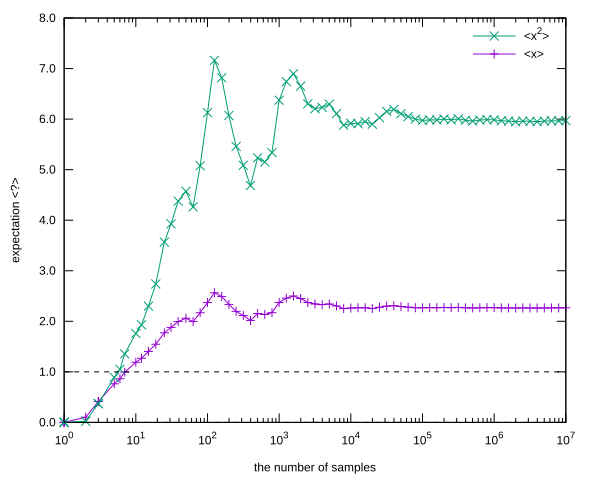

Reproduce this figure in gnuplot.
#!/usr/bin/gnuplot -persist
#
#    
#    	G N U P L O T
#    	Version 5.4 patchlevel 2    last modified 2021-06-01 
#    
#    	Copyright (C) 1986-1993, 1998, 2004, 2007-2021
#    	Thomas Williams, Colin Kelley and many others
#    
#    	gnuplot home:     http://www.gnuplot.info
#    	faq, bugs, etc:   type "help FAQ"
#    	immediate help:   type "help"  (plot window: hit 'h')

reset session

set terminal svg size 600,480 fixed enhanced font 'Arial,12' standalone mousing standalone butt dashlength 1.0 

unset clip points
set clip one
unset clip two
unset clip radial
set errorbars front 1.000000 
set border 31 front lt black linewidth 1.000 dashtype solid
set zdata 
set ydata 
set xdata 
set y2data 
set x2data 
set boxwidth
set boxdepth 0
set style fill  empty border
set style rectangle back fc  bgnd fillstyle   solid 1.00 border lt -1
set style circle radius graph 0.02 
set style ellipse size graph 0.05, 0.03 angle 0 units xy
set dummy x, y
set format x "{10}^{%L}" 
set format y "%.1f" 
set format x2 "% h" 
set format y2 "% h" 
set format z "% h" 
set format cb "% h" 
set format r "% h" 
set ttics format "% h"
set timefmt "%d/%m/%y,%H:%M"
set angles radians
set tics back
unset grid
unset raxis
set theta counterclockwise right
set style parallel front  lt black linewidth 2.000 dashtype solid
set key notitle
set key fixed right top vertical Left reverse enhanced autotitle nobox
set key invert samplen 4 spacing 1 width 0 height 0 
set key maxcolumns 0 maxrows 0
set key noopaque
unset label
unset arrow
unset style line
unset style arrow
set style histogram clustered gap 2 title textcolor lt -1
unset object
unset walls
set style textbox  transparent margins  1.0,  1.0 border  lt -1 linewidth  1.0
set offsets 0, 0, 0, 0
set pointsize 1
set pointintervalbox 1
set encoding default
unset polar
unset parametric
unset spiderplot
unset decimalsign
unset micro
unset minussign
set view 60, 30, 1, 1
set view azimuth 0
set rgbmax 255
set samples 100, 100
set isosamples 10, 10
set surface 
unset contour
set cntrlabel  format '%8.3g' font '' start 5 interval 20
set mapping cartesian
set datafile separator whitespace
set datafile nocolumnheaders
unset hidden3d
set cntrparam order 4
set cntrparam linear
set cntrparam levels 5
set cntrparam levels auto
set cntrparam firstlinetype 0 unsorted
set cntrparam points 5
set size ratio 0 1,1
set origin 0,0
set style data points
set style function lines
set xzeroaxis lt black linewidth 1.000 dashtype '-'
unset yzeroaxis
unset zzeroaxis
unset x2zeroaxis
unset y2zeroaxis
set xyplane relative 0.5
set tics scale  1, 0.5, 1, 1, 1
set mxtics default
set mytics default
set mztics default
set mx2tics default
set my2tics default
set mcbtics default
set mrtics default
set nomttics
set xtics border in scale 1,0.5 mirror norotate  autojustify
set xtics  norangelimit logscale autofreq 
set ytics border in scale 1,0.5 mirror norotate  autojustify
set ytics  norangelimit autofreq 
set ztics border in scale 1,0.5 nomirror norotate  autojustify
set ztics  norangelimit autofreq 
unset x2tics
unset y2tics
set cbtics border in scale 1,0.5 mirror norotate  autojustify
set cbtics  norangelimit autofreq 
set rtics axis in scale 1,0.5 nomirror norotate  autojustify
set rtics  norangelimit autofreq 
unset ttics
set title "" 
set title  font "" textcolor lt -1 norotate
set timestamp bottom 
set timestamp "" 
set timestamp  font "" textcolor lt -1 norotate
set trange [ * : * ] noreverse nowriteback
set urange [ * : * ] noreverse nowriteback
set vrange [ * : * ] noreverse nowriteback
set xlabel "the number of samples" 
set xlabel  font "" textcolor lt -1 norotate
set x2label "" 
set x2label  font "" textcolor lt -1 norotate
set xrange [ * : * ] noreverse writeback
set x2range [ * : * ] noreverse writeback
set ylabel "expectation <?>" 
set ylabel  font "" textcolor lt -1 rotate
set y2label "" 
set y2label  font "" textcolor lt -1 rotate
set yrange [ * : * ] noreverse writeback
set y2range [ * : * ] noreverse writeback
set zlabel "" 
set zlabel  font "" textcolor lt -1 norotate
set zrange [ * : * ] noreverse writeback
set cblabel "" 
set cblabel  font "" textcolor lt -1 rotate
set cbrange [ * : * ] noreverse writeback
set rlabel "" 
set rlabel  font "" textcolor lt -1 norotate
set rrange [ * : * ] noreverse writeback
unset logscale
set logscale x 10
unset jitter
set zero 1e-08
set lmargin  -1
set bmargin  -1
set rmargin  -1
set tmargin  -1
set locale "C.UTF-8"
set pm3d explicit at s
set pm3d scansautomatic
set pm3d interpolate 1,1 flush begin noftriangles noborder corners2color mean
set pm3d clip z 
set pm3d nolighting
set palette positive nops_allcF maxcolors 0 gamma 1.5 color model RGB 
set palette rgbformulae 7, 5, 15
set colorbox default
set colorbox vertical origin screen 0.9, 0.2 size screen 0.05, 0.6 front  noinvert bdefault
set style boxplot candles range  1.50 outliers pt 7 separation 1 labels auto unsorted
set loadpath 
set fontpath
set psdir
set fit brief errorvariables nocovariancevariables errorscaling prescale nowrap v5
GNUTERM = "qt"
I = {0.0, 1.0}
VoxelDistance = 0.0



set output "expectation.svg"

plot 'stats.dat' binary format="%1int%3double" using 1:3 with linespoints title '<x>'   , \
     ''          binary format="%1int%3double" using 1:4 with linespoints title '<x^2>' , \
     1.0         linecolor black dashtype '-' notitle

set output

#    EOF
